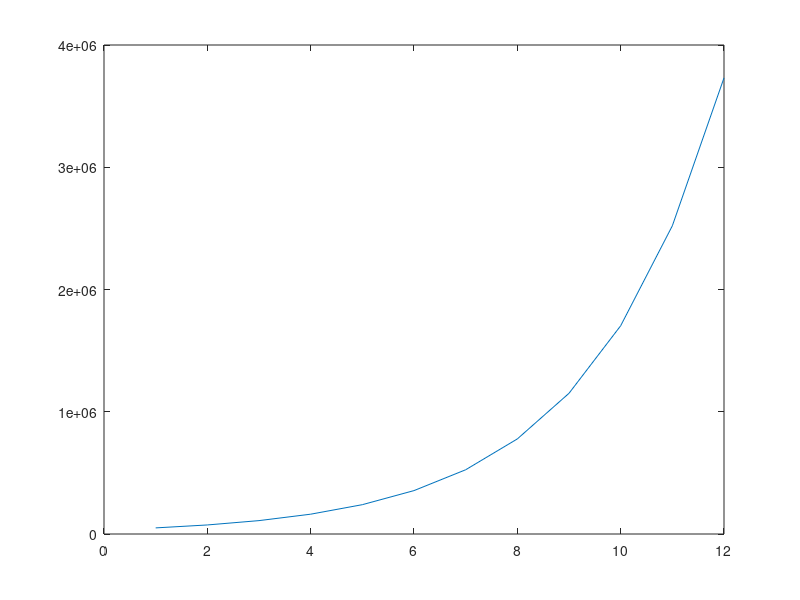

The MATLAB source for this figure:
clearvars
clc
close all

r=0.48;
N=zeros(1,10);
N(1)=50e3;
totaltime=12;
dt=1;
time=dt:dt:totaltime;
for t=2:numel(time)
    N(t)=r*N(t-1)*dt+N(t-1)
end 

figure;
plot(time,N)